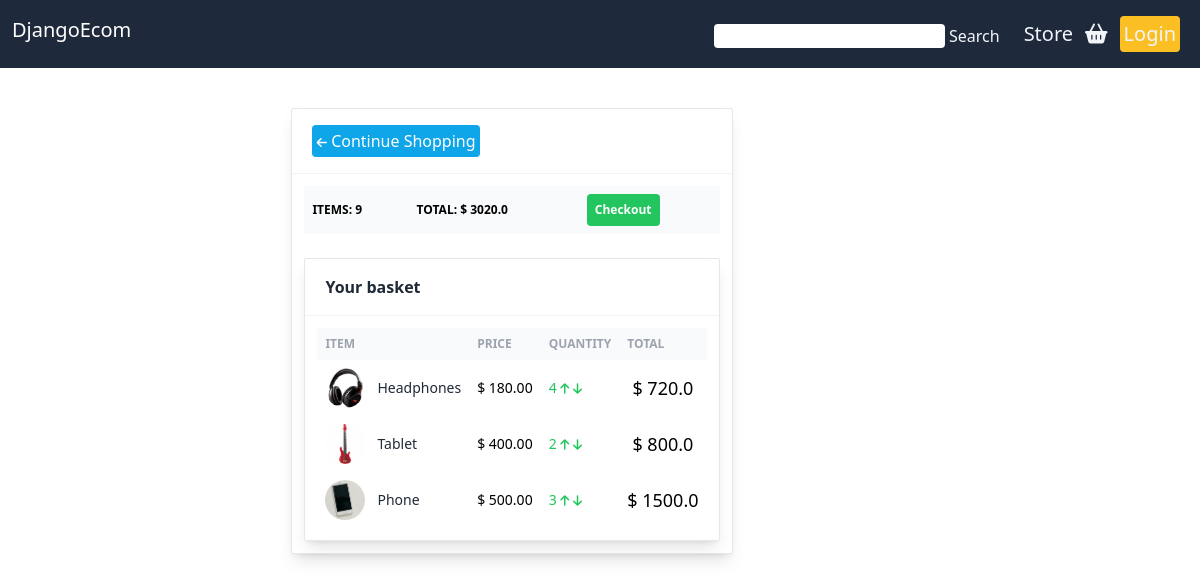
/cart/ (signed in), run on an earlier commit of the app's database.
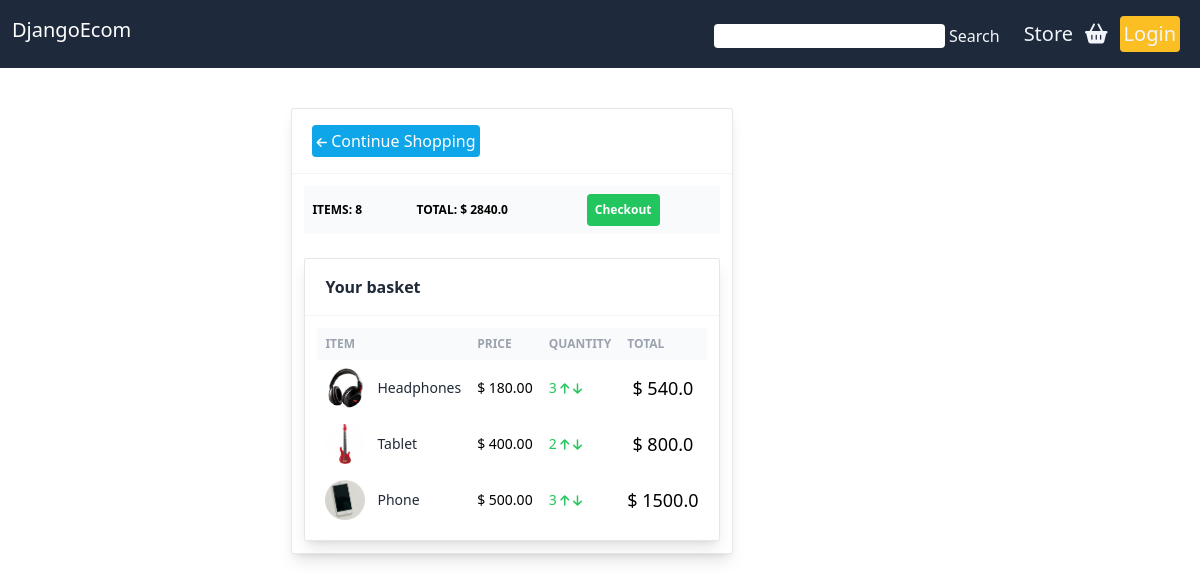
And on a later commit of the database.
### base/models.py (models this page shows, shortened)
class Order(models.Model):
    customer = models.ForeignKey(Customer, null=True, blank=True, on_delete = models.SET_NULL)
    date_ordered = models.DateTimeField(auto_now_add=True)
    complete = models.BooleanField(default=False)
    transaction_id = models.CharField(max_length=100, null=True)
    @property
    def get_cart_total(self):
        orderitems = self.orderitem_set.all()
        total = sum([item.get_total for item in orderitems])
        return total
    @property
    def get_cart_items(self):
        orderitems = self.orderitem_set.all()
        total = sum([item.quantity for item in orderitems])
        return total

class OrderItem(models.Model):
    product = models.ForeignKey(Product, on_delete=models.SET_NULL, null=True)
    order = models.ForeignKey(Order, on_delete=models.SET_NULL, null=True)
    quantity = models.IntegerField(default=0, null=True, blank=True)
    date_added = models.DateTimeField(auto_now_add=True)
    @property
    def get_total(self):
        total = self.product.price * self.quantity
        return total

class Product(models.Model):
    title = models.CharField(max_length=150)
    price = models.FloatField()
    description = models.CharField(max_length=250, default='Description')
    digital = models.BooleanField(default=False, null=True, blank=True)
    image = models.ImageField(null=True, blank=True)

### base/views.py (the view)
# urls.py: path('cart/', views.cart, name="cart"),
def cart(request):
    if request.user.is_authenticated:
        customer = request.user.customer
        order, created = Order.objects.get_or_create(customer=customer, complete=False)
        items = order.orderitem_set.all()
    else:
        items = []
        order = {'get_cart_total':0, 'get_cart_items':0}
    context = {'items':items, 'order':order}
    return render(request, 'base/cart.html', context)

### base/templates/base/cart.html (shortened to what the changed rows need)
{% extends 'base/main.html' %}
{% load static %}
{% block content %}
<div class="mt-10 flex flex-col">
    <div class="w-full max-w-2xl mx-auto bg-white shadow-lg rounded-sm border border-gray-200">
        <div class="p-3">
            <div class="overflow-x-auto">
                <table class="table-auto w-full">
                    <thead class="text-xs font-semibold uppercase text-gray-400 bg-gray-50">
                        <tr>
                            <th class="p-2 whitespace-nowrap">
                                <div class="font-bold text-left text-black">Items: {{order.get_cart_items}}</div>
                            </th>
                            <th class="p-2 whitespace-nowrap">
                                <div class="font-bold text-left text-black">Total: $ {{order.get_cart_total}}</div>
                            </th>
                            <th class="p-2 whitespace-nowrap">
                                <div class="font-bold text-left"><button class="rounded bg-green-500 p-2 text-white font-bold">Checkout</button></div>
                            </th>
                        </tr>
        </thead>
        </table>
        </div>
    <br>
    <div class="w-full max-w-2xl mx-auto bg-white shadow-lg rounded-sm border border-gray-200">
        <header class="px-5 py-4 border-b border-gray-100">
            <h2 class="font-semibold text-gray-800">Your basket</h2>
        </header>
        <div class="p-3">
            <div class="overflow-auto">
                <table class="table-auto w-full">
                    <thead class="text-xs font-semibold uppercase text-gray-400 bg-gray-50">
                        <tr>
                            <th class="p-2 whitespace-nowrap">
                                <div class="font-semibold text-left">Item</div>
                            </th>
                            <th class="p-2 whitespace-nowrap">
                                <div class="font-semibold text-left">Price</div>
                            </th>
                            <th class="p-2 whitespace-nowrap">
                                <div class="font-semibold text-left">Quantity</div>
                            </th>
                            <th class="p-2 whitespace-nowrap">
                                <div class="font-semibold text-left">Total</div>
                            </th>
                        </tr>
                    </thead>
        {% for item in items %}
                    <tbody class="text-sm divide-y divide-gray-100">
                        <tr>
                            <td class="p-2 whitespace-nowrap">
                                <div class="flex items-center">
                                    <div class="w-10 h-10 flex-shrink-0 mr-2 sm:mr-3"><img class="rounded-full" src="{{ item.product.image.url }}"></div>
                                    <div class="font-medium text-gray-800">{{item.product.title}}</div>
                                </div>
                            </td>
                            <td class="p-2 whitespace-nowrap">
                                <div class="text-left">$ {{item.product.price|floatformat:2}}</div>
                            </td>
                            <td class="p-2 whitespace-nowrap">
                                <div class="text-left font-medium text-green-500">{{item.quantity}}  <i data-product="{{item.product.id}}" data-action="add" class="fa fa-arrow-up text-xs cursor-pointer update-cart hover:text-sky-600" aria-hidden="true"></i>
                                    <i data-product="{{item.product.id}}" data-action="remove" class="fa fa-arrow-down text-xs cursor-pointer update-cart hover:text-sky-600" aria-hidden="true"></i></div>
                            </td>
                            <td class="p-2 whitespace-nowrap">
                                <div class="text-lg text-center">$ {{item.get_total}}</div>
                            </td>
                        </tr>
        {% endfor %}
    </div>
</div>
{% endblock content %}

What changed in the data, as far as the page shows it:
changed through a linked row, Order: get_cart_items "9" → "8"; get_cart_total "3020.0" → "2840.0"
changed OrderItem "Headphones": quantity "4" → "3"; get_total "720.0" → "540.0"
